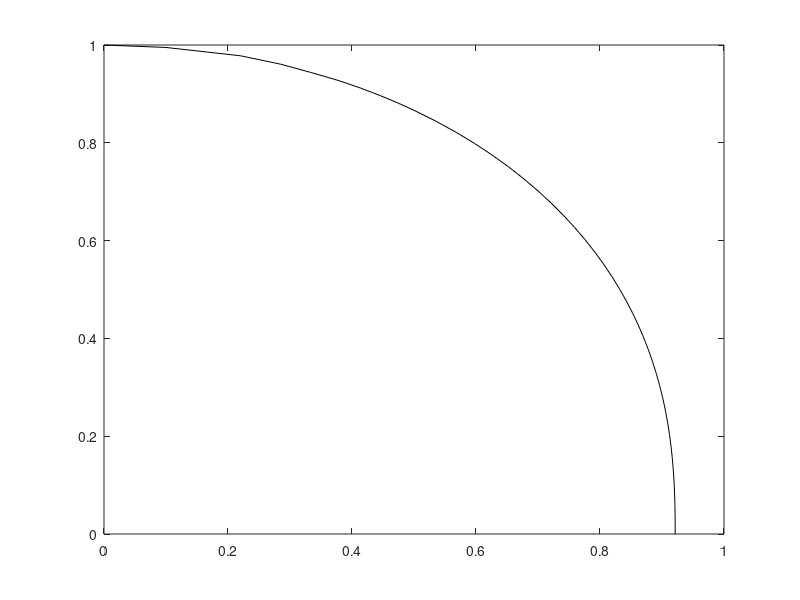

MATLAB code to generate this figure:
function ch2ex9
d = 0.1;
yd = 1 - (1/2)*d^2 - (1/6)*d^4;
erryd = (19/180)*d^6;
fprintf('At d = %g, the error in y(d) is about %5.1e.\n',d,erryd);
[y,x] = ode45(@ode,[yd 0],d);
fprintf('Total collapse occurs at x = %g.\n',x(end));
% Augment the arrays with y = 1 at x = 0 for the plot
% and plot with the original independent variable x.
y = [1; y];
x = [0; x];
%plot(x,y)
plot(x,y,'-k')
%print -depsc ch2fig9
%========================================================
function dxdy = ode(y,x)
dxdy = - sqrt(3*y^3/(2*(1 - y^3)));